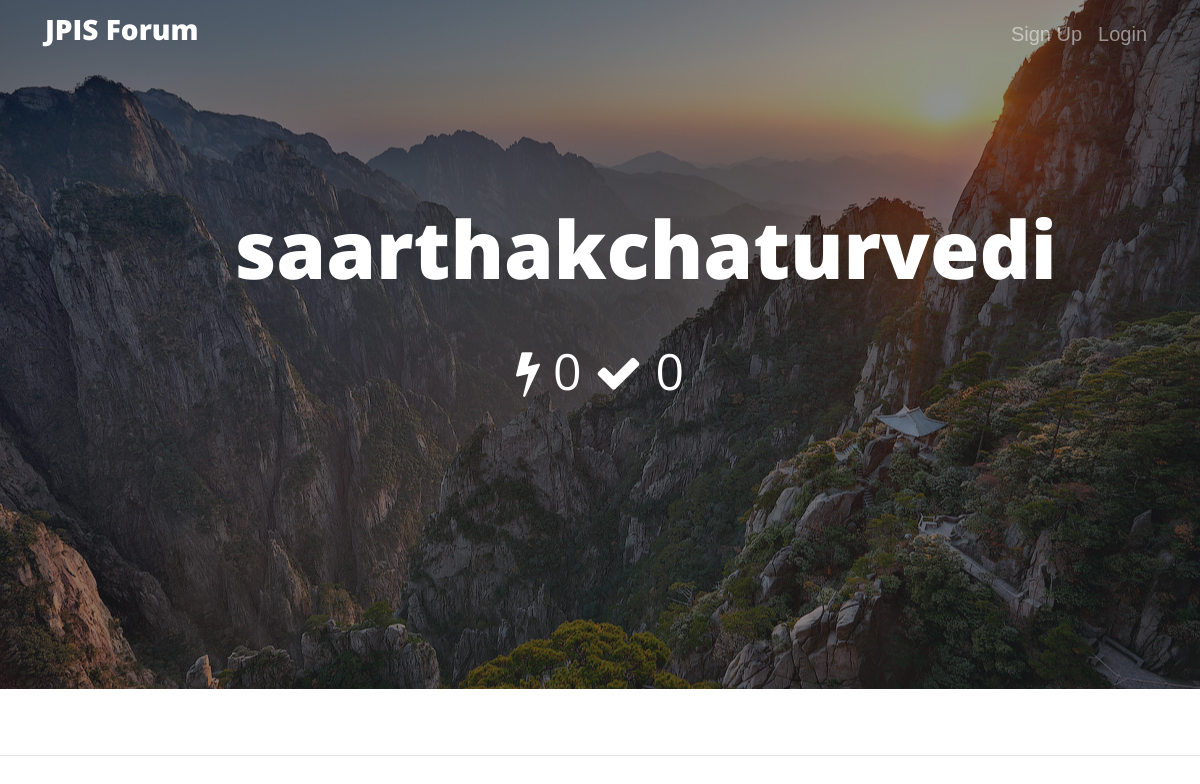
Before: /accounts/saarthakchaturvedi with the older database file.
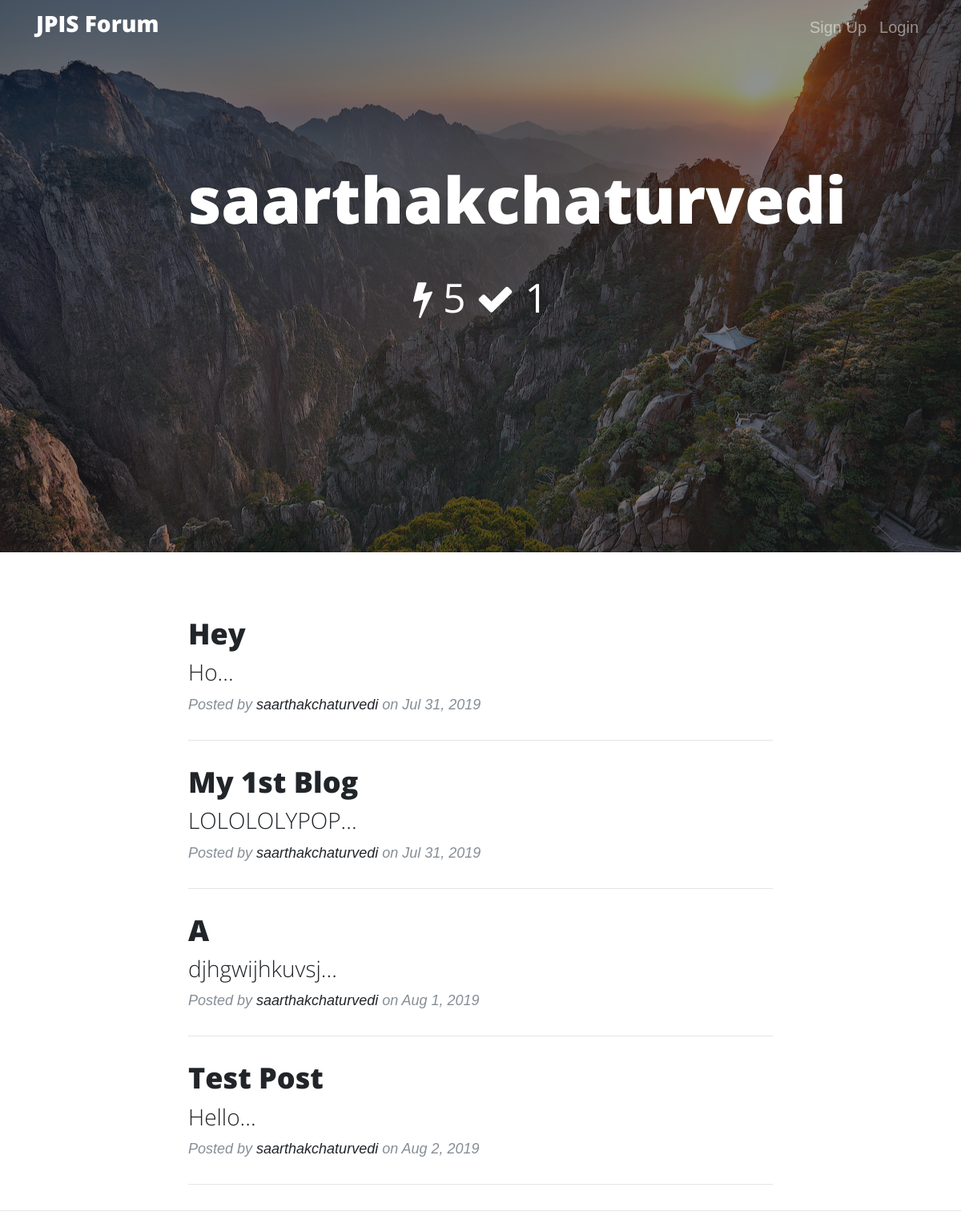
After: the same page with the newer database file.
### posts/models.py (models this page shows, shortened)
class Post(models.Model):
    title = models.CharField(max_length=200)
    body = models.TextField()
    votes_total = models.IntegerField(default=0)
    pubdate = models.DateTimeField()
    hunter = models.ForeignKey(User, on_delete=models.CASCADE)
    anonymous = models.BooleanField(default=False)
    upvoted_users = models.TextField(default='')
    approved_by = models.TextField(default='')
    post_approved = models.BooleanField(default=False)
    post_approvals = models.IntegerField(default=0)
    post_considered =  models.BooleanField(default=False)
    def preview(self):
        return self.body[:150]
    def pretty_date(self):
        return self.pubdate.strftime('%b %e, %Y')

### accounts/views.py (the view)
# urls.py: path('<slug:user_name>', views.userpage, name='userpage'),
def userpage(request, user_name):
    man = get_object_or_404(User, username=user_name)
    posts = Post.objects.all().filter(hunter=man, post_approved=True)
    considered_posts = Post.objects.all().filter(hunter=man,post_considered=True)
    other_posts = Post.objects.all().filter(hunter=man,post_considered=False)
    num_posts = len(posts)
    num_considered_posts = len(considered_posts)
    num_other_posts = len(other_posts)
    return render(request, 'accounts/userpage.html', {'man': man,'posts':posts,'num_posts':num_posts,'num_considered_posts':num_considered_posts,'num_other_posts':num_other_posts})

### accounts/templates/accounts/userpage.html (shortened to what this page needs)
{% load staticfiles %}
<!DOCTYPE html>
<html lang="en">
<head>
  <link rel="stylesheet" href="https://stackpath.bootstrapcdn.com/bootstrap/4.3.1/css/bootstrap.min.css">
  <link href="vendor/fontawesome-free/css/all.min.css" rel="stylesheet" type="text/css">
  <link rel="stylesheet" href="https://stackpath.bootstrapcdn.com/font-awesome/4.7.0/css/font-awesome.min.css">
  <link href="{% static 'css/clean-blog.css' %}" rel="stylesheet"><link rel="stylesheet" href="https://cdnjs.cloudflare.com/ajax/libs/font-awesome/4.7.0/css/font-awesome.min.css">
</head>
<body>
  <nav class="navbar navbar-expand-lg navbar-dark bg-transparent fixed-top">
<div class="container">
  <a class="navbar-brand nav-item-lg active" href="{% url 'home' %}"><h3>JPIS Forum</h3></a>
  <div class="collapse navbar-collapse" id="navbarResponsive">
    <ul class="navbar-nav ml-auto">
      {% if user.is_authenticated %}
          <form id="log" action="{% url 'logout' %}" method="POST" >
            {% csrf_token %}
            <input type="hidden" name="" value="">
            <li class="nav-item">
            <a class="nav-link" href="javascript:{document.getElementById('log').submit()}">Logout</a>
          </li>
          </form>
            <li class="nav-item">
          <a class="nav-link" href="{% url 'create' %}">Post</a>
        </li>
          <span></span>
            <li class="nav-item">
          <a class="nav-link" href="{% url 'userpage' user.username %}"><i class="fa fa-user fa-lg"></i></a>
        </li>
      {% else %}
      <li class="nav-item">
        <a class="nav-link" href="{% url 'signup' %}">Sign Up</a>
      </li>
      <li class="nav-item">
        <a class="nav-link" href="{% url 'login' %}">Login</a>
      </li>
    </ul>
    {% endif %}
  </div>
</div>
</nav>
  <header class="masthead" style="background-image: url({% static 'images/posts.jpg' %})">
    <div class="overlay"></div>
    <div class="container">
      <div class="row">
        <div class="col-lg-8 col-md-10 mx-auto">
          <div class="site-heading">
            <h1>{{ man.username }}</h1>
            <br>
            <span class="subheading"><i class="fa fa-bolt fa-2x"></i><b style="font-size: 50px;"> {{ num_posts }}          </b>
               <i class="fa fa-check fa-2x"></i><b style="font-size: 50px;"> {{ num_considered_posts }}</b></span>
               <br><br><br>
          </div>
        </div>
      </div>
    </div>
  </header>
  <div class="container">
    <div class="row">
      <div class="col-lg-8 col-md-10 mx-auto">
        {% for post in posts.all %}
        {% if post.anonymous == False %}
        <div class="post-preview">
          <a href="{% url 'detail' post.id %}">
            <h2 class="post-title">
              {{ post.title }}
            </h2>
            <h3 class="post-subtitle">
              {{ post.preview }}...
            </h3>
          </a>
          <p class="post-meta">Posted by
            {% if post.anonymous %}
            <a href="#">Anonymous</a>
            {% else %}
            <a href="{% url 'userpage' post.hunter %}">{{ post.hunter }}</a>
            {% endif %}
            on {{ post.pretty_date }}</p>
        </div>
        <hr>
        {% endif %}
        {% endfor %}
      </div>
    </div>
  </div>
  <hr>
</body>
</html>

### static/css/clean-blog.css (style rules this page uses)
body { font-size: 20px; color: #212529; font-family: 'Helvetica', 'Helvetica', serif; }
p { line-height: 1.5; margin: 30px 0; }
p a { text-decoration: underline; }
h1, h2, h3, h4, h5, h6 { font-weight: 800; font-family: 'Open Sans', 'Helvetica Neue', Helvetica, Arial, sans-serif; }
a { color: #212529; -webkit-transition: all 0.2s; transition: all 0.2s; }
header.masthead { margin-bottom: 50px; background: no-repeat center center; background-color: #868e96; background-attachment: scroll; position: relative; background-size: cover; }
header.masthead .overlay { position: absolute; top: 0; left: 0; height: 100%; width: 100%; background-color: #212529; opacity: 0.5; }
header.masthead .page-heading, header.masthead .post-heading, header.masthead .site-heading { padding: 200px 0 150px; color: white; }
@media only screen and (min-width: 768px) { header.masthead .page-heading, header.masthead .post-heading, header.masthead .site-heading { padding: 200px 0; } }
header.masthead .page-heading, header.masthead .site-heading { text-align: center; }
header.masthead .page-heading h1, header.masthead .site-heading h1 { font-size: 50px; margin-top: 0; }
header.masthead .page-heading .subheading, header.masthead .site-heading .subheading { font-size: 24px; font-weight: 300; line-height: 1.1; display: block; margin: 10px 0 0; font-family: 'Open Sans', 'Helvetica Neue', Helvetica, Arial, sans-serif; }
@media only screen and (min-width: 768px) { header.masthead .page-heading h1, header.masthead .site-heading h1 { font-size: 80px; } }
.post-preview > a { color: #212529; }
.post-preview > a > .post-title { font-size: 30px; margin-top: 30px; margin-bottom: 10px; }
.post-preview > a > .post-subtitle { font-weight: 300; margin: 0 0 10px; }
.post-preview > .post-meta { font-size: 18px; font-style: italic; margin-top: 0; color: #868e96; }
.post-preview > .post-meta > a { text-decoration: none; color: #212529; }
@media only screen and (min-width: 768px) { .post-preview > a > .post-title { font-size: 36px; } }

### accounts/templates/accounts/userpage.html (style rules this page uses)
.subheading { font-size: 20px; }

Changed rows visible on the page:
added Post: title "Hey", preview "Ho", hunter "saarthakchaturvedi", pretty_date "Jul 31, 2019"
added Post: title "My 1st Blog", preview "LOLOLOLYPOP", hunter "saarthakchaturvedi", pretty_date "Jul 31, 2019"
added Post: title "A", preview "djhgwijhkuvsj", hunter "saarthakchaturvedi", pretty_date "Aug 1, 2019"
added Post: title "Test Post", preview "Hello", hunter "saarthakchaturvedi", pretty_date "Aug 2, 2019"
Other visible differences:
{{ num_posts }}: "0" → "5"
{{ num_considered_posts }}: "0" → "1"
